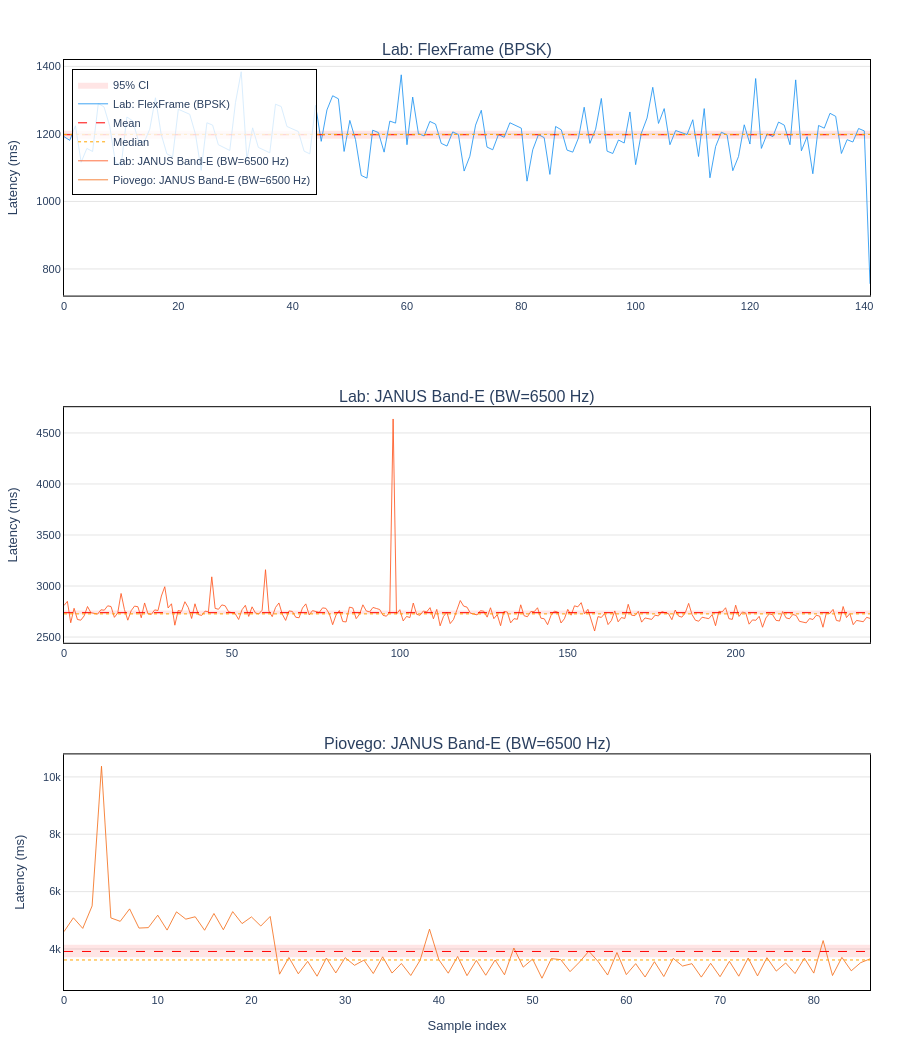

Notebook cell for this chart:
### Code cell
# ── 6.4 Latency over time (per config, one subplot each) ────────────────────
fig = make_subplots(
    rows=len(labels), cols=1,
    shared_xaxes=False,
    subplot_titles=[l.replace("\n", " ") for l in labels],
    vertical_spacing=0.12,
)

for i, l in enumerate(labels, start=1):
    m   = metrics[l]
    lat = m["latency_vals"]
    x   = list(range(len(lat)))

    # 95% CI shaded band
    fig.add_trace(go.Scatter(
        x=x + x[::-1],
        y=[m["ci_high"]] * len(x) + [m["ci_low"]] * len(x),
        fill="toself",
        fillcolor="rgba(255,0,0,0.10)",
        line=dict(color="rgba(255,255,255,0)"),
        name="95% CI" if i == 1 else None,
        showlegend=(i == 1),
    ), row=i, col=1)

    # Latency trace
    fig.add_trace(go.Scatter(
        x=x, y=lat,
        mode="lines",
        line=dict(color=COLORS[i - 1], width=1),
        opacity=0.85,
        name=l.replace("\n", " "),
        showlegend=True,
    ), row=i, col=1)

    # Mean line
    fig.add_trace(go.Scatter(
        x=[0, len(lat) - 1], y=[m["lat_mean"], m["lat_mean"]],
        mode="lines",
        line=dict(color="red", dash="dash", width=1),
        name="Mean" if i == 1 else None,
        showlegend=(i == 1),
    ), row=i, col=1)

    # Median line
    fig.add_trace(go.Scatter(
        x=[0, len(lat) - 1], y=[m["lat_median"], m["lat_median"]],
        mode="lines",
        line=dict(color="orange", dash="dot", width=1),
        name="Median" if i == 1 else None,
        showlegend=(i == 1),
    ), row=i, col=1)

    fig.update_yaxes(title_text="Latency (ms)", gridcolor="#e5e5e5",
                     linecolor="black", mirror=True, row=i, col=1)

fig.update_xaxes(title_text="Sample index",
                 showgrid=False, linecolor="black", mirror=True,
                 row=len(labels), col=1)
fig.update_xaxes(showgrid=False, linecolor="black", mirror=True)

fig.update_layout(
    height=350 * len(labels), width=900,
    plot_bgcolor="white", paper_bgcolor="white",
    font=dict(family="Arial, sans-serif", size=11),
    margin=dict(l=60, r=30, t=60, b=60),
    legend=dict(x=0.01, y=0.99, bgcolor="rgba(255,255,255,0.8)", bordercolor="black", borderwidth=1),
)

save_fig(fig, "latency_time", width=900, height=350 * len(labels))
fig.show()

### Figure 1 — Plotly figure (JSON) as saved in the notebook; plotly's stock layout.template omitted (floating-point values rounded to 4 significant figures; data arrays with more than 128 entries replaced by an {"elided": "..."} marker saying what was removed)
{"data": [{"fill": "toself", "fillcolor": "rgba(255,0,0,0.10)", "line": {"color": "rgba(255,255,255,0)"}, "name": "95% CI", "showlegend": true, "type": "scatter", "x": {"elided": "284 int values"}, "xaxis": "x", "y": {"elided": "284 float values"}, "yaxis": "y"}, {"line": {"color": "#2196F3", "width": 1}, "mode": "lines", "name": "Lab: FlexFrame (BPSK)", "opacity": 0.85, "showlegend": true, "type": "scatter", "x": {"elided": "142 int values"}, "xaxis": "x", "y": {"elided": "142 float values"}, "yaxis": "y"}, {"line": {"color": "red", "dash": "dash", "width": 1}, "mode": "lines", "name": "Mean", "showlegend": true, "type": "scatter", "x": [0, 141], "xaxis": "x", "y": [1198.0, 1198.0], "yaxis": "y"}, {"line": {"color": "orange", "dash": "dot", "width": 1}, "mode": "lines", "name": "Median", "showlegend": true, "type": "scatter", "x": [0, 141], "xaxis": "x", "y": [1198.0, 1198.0], "yaxis": "y"}, {"fill": "toself", "fillcolor": "rgba(255,0,0,0.10)", "line": {"color": "rgba(255,255,255,0)"}, "showlegend": false, "type": "scatter", "x": {"elided": "482 int values"}, "xaxis": "x2", "y": {"elided": "482 float values"}, "yaxis": "y2"}, {"line": {"color": "#FF5722", "width": 1}, "mode": "lines", "name": "Lab: JANUS Band-E (BW=6500 Hz)", "opacity": 0.85, "showlegend": true, "type": "scatter", "x": {"elided": "241 int values"}, "xaxis": "x2", "y": {"elided": "241 float values"}, "yaxis": "y2"}, {"line": {"color": "red", "dash": "dash", "width": 1}, "mode": "lines", "showlegend": false, "type": "scatter", "x": [0, 240], "xaxis": "x2", "y": [2739.0, 2739.0], "yaxis": "y2"}, {"line": {"color": "orange", "dash": "dot", "width": 1}, "mode": "lines", "showlegend": false, "type": "scatter", "x": [0, 240], "xaxis": "x2", "y": [2727, 2727], "yaxis": "y2"}, {"fill": "toself", "fillcolor": "rgba(255,0,0,0.10)", "line": {"color": "rgba(255,255,255,0)"}, "showlegend": false, "type": "scatter", "x": {"elided": "174 int values"}, "xaxis": "x3", "y": {"elided": "174 float values"}, "yaxis": "y3"}, {"line": {"color": "#F57222", "width": 1}, "mode": "lines", "name": "Piovego: JANUS Band-E (BW=6500 Hz)", "opacity": 0.85, "showlegend": true, "type": "scatter", "x": [0, 1, 2, 3, 4, 5, 6, 7, 8, 9, 10, 11, 12, 13, 14, 15, 16, 17, 18, 19, 20, 21, 22, 23, 24, 25, 26, 27, 28, 29, 30, 31, 32, 33, 34, 35, 36, 37, 38, 39, 40, 41, 42, 43, 44, 45, 46, 47, 48, 49, 50, 51, 52, 53, 54, 55, 56, 57, 58, 59, 60, 61, 62, 63, 64, 65, 66, 67, 68, 69, 70, 71, 72, 73, 74, 75, 76, 77, 78, 79, 80, 81, 82, 83, 84, 85, 86], "xaxis": "x3", "y": [4604.0, 5087.0, 4718.0, 5501.0, 10380.0, 5083.0, 4964.0, 5398.0, 4729.0, 4744.0, 5178.0, 4659.0, 5294.0, 5040.0, 5123.0, 4653.0, 5237.0, 4670.0, 5302.0, 4885.0, 5118.0, 4800.0, 5134.0, 3121.0, 3703.0, 3134.0, 3568.0, 3050.0, 3684.0, 3164.0, 3698.0, 3430.0, 3612.0, 3144.0, 3727.0, 3160.0, 3494.0, 3075.0, 3609.0, 4692.0, 3624.0, 3155.0, 3737.0, 3069.0, 3602.0, 3084.0, 3616.0, 3100.0, 4034.0, 3366.0, 3647.0, 2980.0, 3663.0, 3629.0, 3210.0, 3543.0, 3923.0, 3558.0, 3091.0, 3876.0, 3106.0, 3488.0, 3022.0, 3556.0, 3038.0, 3672.0, 3404.0, 3487.0, 3019.0, 3500.0, 3033.0, 3569.0, 3050.0, 3683.0, 3061.0, 3697.0, 3229.0, 3512.0, 3143.0, 3678.0, 3158.0, 4293.0, 3074.0, 3706.0, 3239.0, 3522.0, 3655.0], "yaxis": "y3"}, {"line": {"color": "red", "dash": "dash", "width": 1}, "mode": "lines", "showlegend": false, "type": "scatter", "x": [0, 86], "xaxis": "x3", "y": [3913.0, 3913.0], "yaxis": "y3"}, {"line": {"color": "orange", "dash": "dot", "width": 1}, "mode": "lines", "showlegend": false, "type": "scatter", "x": [0, 86], "xaxis": "x3", "y": [3616, 3616], "yaxis": "y3"}], "layout": {"annotations": [{"font": {"size": 16}, "showarrow": false, "text": "Lab: FlexFrame (BPSK)", "x": 0.5, "xanchor": "center", "xref": "paper", "y": 1, "yanchor": "bottom", "yref": "paper"}, {"font": {"size": 16}, "showarrow": false, "text": "Lab: JANUS Band-E (BW=6500 Hz)", "x": 0.5, "xanchor": "center", "xref": "paper", "y": 0.6267, "yanchor": "bottom", "yref": "paper"}, {"font": {"size": 16}, "showarrow": false, "text": "Piovego: JANUS Band-E (BW=6500 Hz)", "x": 0.5, "xanchor": "center", "xref": "paper", "y": 0.2533, "yanchor": "bottom", "yref": "paper"}], "font": {"family": "Arial, sans-serif", "size": 11}, "height": 1050, "legend": {"bgcolor": "rgba(255,255,255,0.8)", "bordercolor": "black", "borderwidth": 1, "x": 0.01, "y": 0.99}, "margin": {"b": 60, "l": 60, "r": 30, "t": 60}, "paper_bgcolor": "white", "plot_bgcolor": "white", "width": 900, "xaxis": {"anchor": "y", "domain": [0, 1], "linecolor": "black", "mirror": true, "showgrid": false}, "xaxis2": {"anchor": "y2", "domain": [0, 1], "linecolor": "black", "mirror": true, "showgrid": false}, "xaxis3": {"anchor": "y3", "domain": [0, 1], "linecolor": "black", "mirror": true, "showgrid": false, "title": {"text": "Sample index"}}, "yaxis": {"anchor": "x", "domain": [0.7467, 1], "gridcolor": "#e5e5e5", "linecolor": "black", "mirror": true, "title": {"text": "Latency (ms)"}}, "yaxis2": {"anchor": "x2", "domain": [0.3733, 0.6267], "gridcolor": "#e5e5e5", "linecolor": "black", "mirror": true, "title": {"text": "Latency (ms)"}}, "yaxis3": {"anchor": "x3", "domain": [0, 0.2533], "gridcolor": "#e5e5e5", "linecolor": "black", "mirror": true, "title": {"text": "Latency (ms)"}}}}
